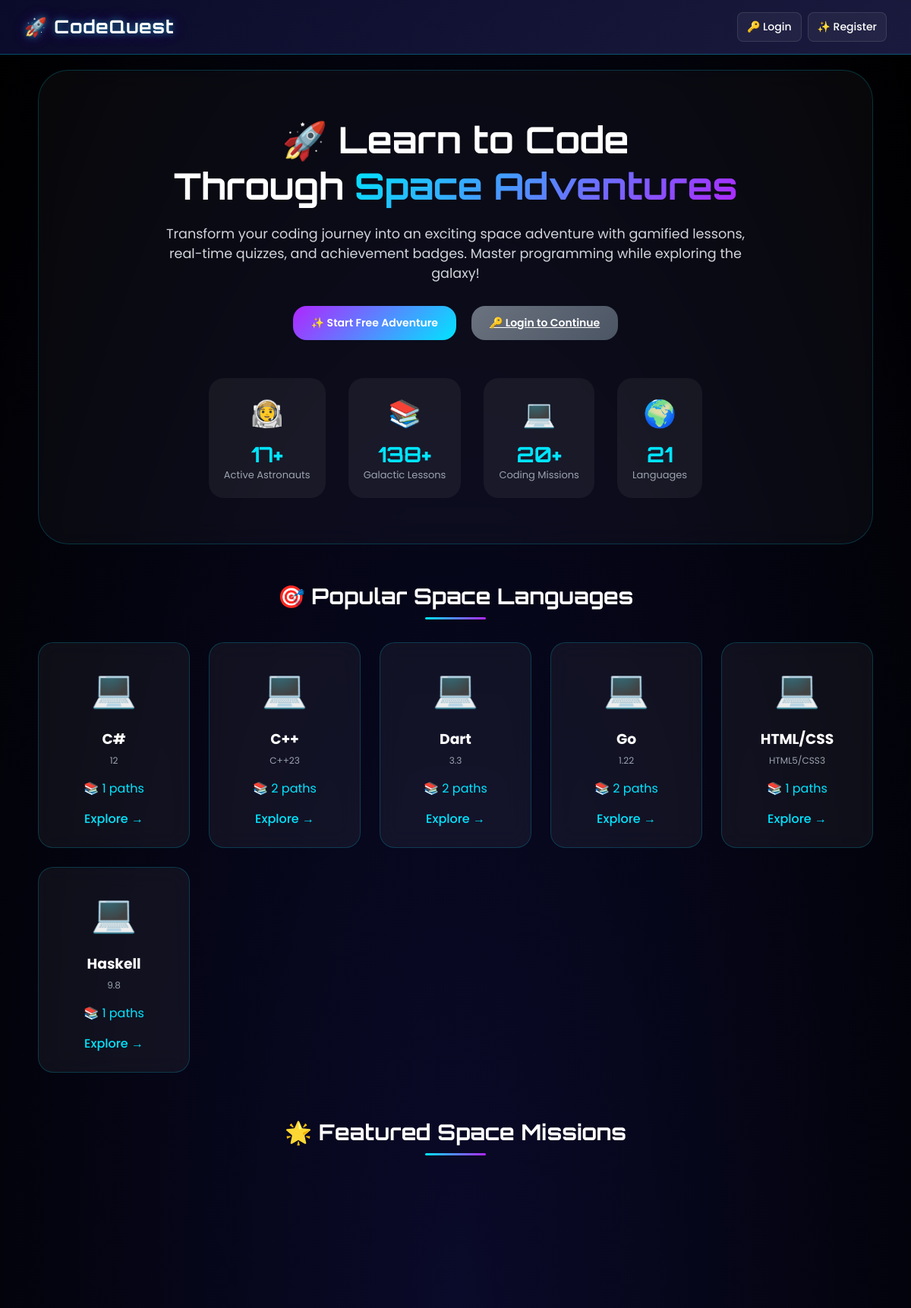
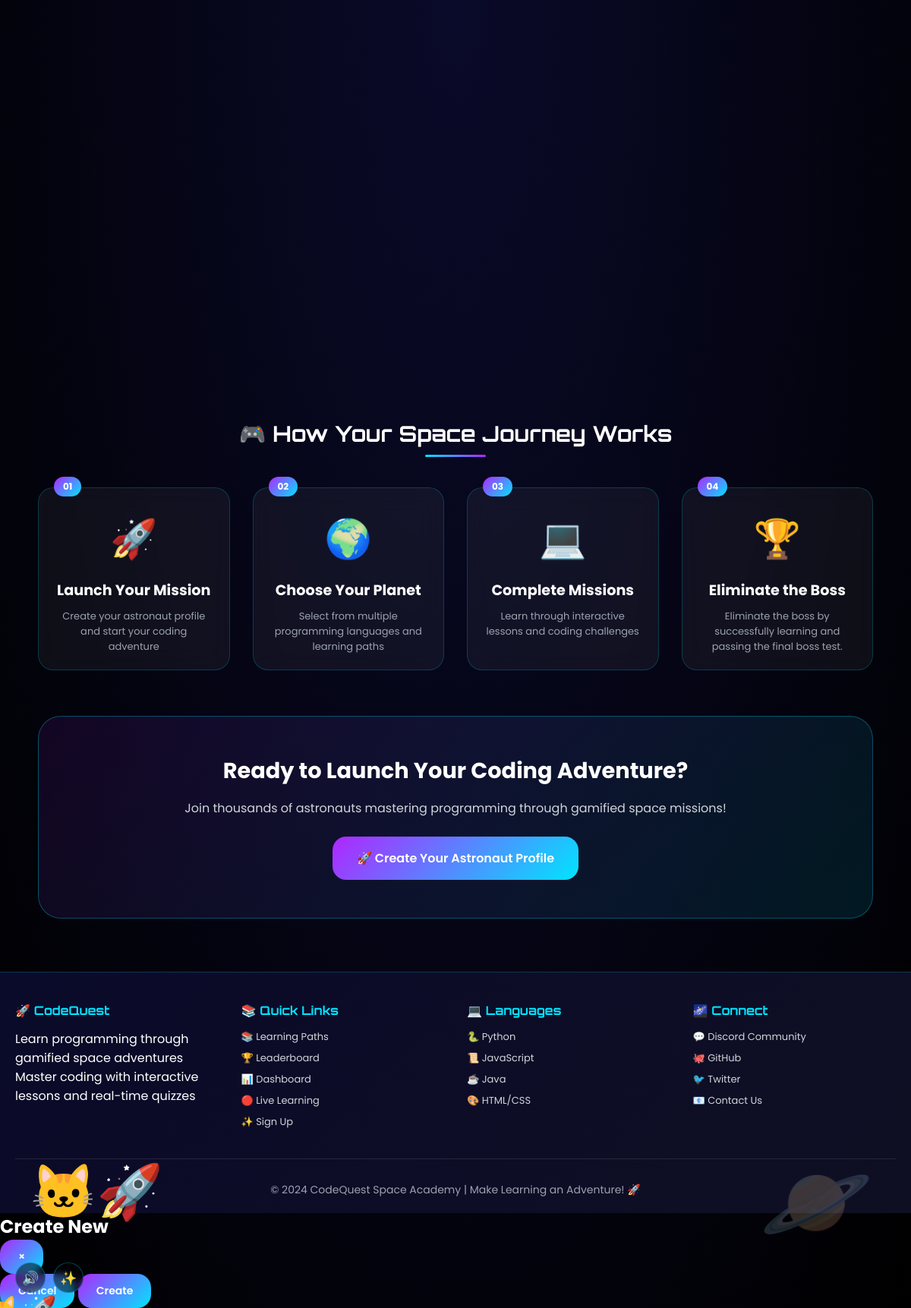
The page / on the database its author committed (2 pictures, top to bottom).
### base/models.py (models this page shows, shortened)
class UUIDTimeStampedModel(models.Model):
    id = models.UUIDField(primary_key=True, default=uuid.uuid4, editable=False)
    created_at = models.DateTimeField(auto_now_add=True, db_index=True)
    updated_at = models.DateTimeField(auto_now=True)
    class Meta:
        abstract = True

class ProgrammingLanguage(UUIDTimeStampedModel):
    name = models.CharField(max_length=100, unique=True)
    slug = models.SlugField(max_length=120, unique=True)
    version = models.CharField(max_length=40, blank=True)
    compiler_key = models.CharField(max_length=80, blank=True)
    description = models.TextField(blank=True)
    icon = models.ImageField(upload_to="languages/icons/", blank=True, null=True)
    is_active = models.BooleanField(default=True)
    class Meta:
        ordering = ["name"]

### base/views.py (the view)
# urls.py: path("", views.HomeView.as_view(), name="home"),
class HomeView(TemplateView):
    template_name = "base/home.html"
    def get_context_data(self, **kwargs):
        context = super().get_context_data(**kwargs)
        context['languages'] = ProgrammingLanguage.objects.filter(is_active=True)[:6]
        context['featured_paths'] = LearningPath.objects.filter(is_active=True)[:6]
        context['popular_challenges'] = Challenge.objects.filter(is_active=True)[:6]
        context['stats'] = {
            'learners': User.objects.filter(role='LEARNER').count(),
            'lessons': Lesson.objects.count(),
            'challenges': Challenge.objects.count(),
            'languages': ProgrammingLanguage.objects.count()
        }
        return context

### templates/base/home.html (shortened to what this page needs)
{% extends 'base/base.html' %}
{% load static %}
{% block content %}
<div class="hero-section">
    <div class="hero-content">
        <h1 class="hero-title">🚀 Learn to Code<br>Through <span class="gradient-text">Space Adventures</span></h1>
        <p class="hero-description">Transform your coding journey into an exciting space adventure with gamified lessons, real-time quizzes, and achievement badges. Master programming while exploring the galaxy!</p>
        <div class="hero-buttons">
            {% if user.is_authenticated %}
                <a href="{% url 'learning_paths' %}" class="btn btn-primary">🚀 Continue Journey</a>
            {% else %}
                <a href="{% url 'register' %}" class="btn btn-primary">✨ Start Free Adventure</a>
                <a href="{% url 'login' %}" class="btn btn-secondary">🔑 Login to Continue</a>
            {% endif %}
        </div>
    </div>
    <div class="hero-stats">
        <div class="stat-card">
            <div class="stat-icon">👨‍🚀</div>
            <div class="stat-value">{{ stats.learners|default:"0" }}+</div>
            <div class="stat-label">Active Astronauts</div>
        </div>
        <div class="stat-card">
            <div class="stat-icon">📚</div>
            <div class="stat-value">{{ stats.lessons|default:"0" }}+</div>
            <div class="stat-label">Galactic Lessons</div>
        </div>
        <div class="stat-card">
            <div class="stat-icon">💻</div>
            <div class="stat-value">{{ stats.challenges|default:"0" }}+</div>
            <div class="stat-label">Coding Missions</div>
        </div>
        <div class="stat-card">
            <div class="stat-icon">🌍</div>
            <div class="stat-value">{{ stats.languages|default:"0" }}</div>
            <div class="stat-label">Languages</div>
        </div>
    </div>
</div>
<div class="featured-section">
    <h2 class="section-title">🎯 Popular Space Languages</h2>
    <div class="languages-grid">
        {% for language in languages %}
        <div class="language-card" onclick="location.href='{% url 'learning_paths' %}?language={{ language.id }}'">
            <div class="language-icon">💻</div>
            <h3>{{ language.name }}</h3>
            <p class="language-version">{{ language.version }}</p>
            <div class="language-stats">
                <span>📚 {{ language.learning_paths.count }} paths</span>
            </div>
            <div class="language-footer">
                <span class="explore-btn">Explore →</span>
            </div>
        </div>
        {% endfor %}
    </div>
</div>
<div class="featured-section">
    <h2 class="section-title">🌟 Featured Space Missions</h2>
    <div class="paths-grid">
    </div>
</div>
<div class="how-it-works">
    <h2 class="section-title">🎮 How Your Space Journey Works</h2>
    <div class="steps-grid">
        <div class="step-card">
            <div class="step-number">01</div>
            <div class="step-icon">🚀</div>
            <h3>Launch Your Mission</h3>
            <p>Create your astronaut profile and start your coding adventure</p>
        </div>
        <div class="step-card">
            <div class="step-number">02</div>
            <div class="step-icon">🌍</div>
            <h3>Choose Your Planet</h3>
            <p>Select from multiple programming languages and learning paths</p>
        </div>
        <div class="step-card">
            <div class="step-number">03</div>
            <div class="step-icon">💻</div>
            <h3>Complete Missions</h3>
            <p>Learn through interactive lessons and coding challenges</p>
        </div>
        <div class="step-card">
            <div class="step-number">04</div>
            <div class="step-icon">🏆</div>
            <h3>Eliminate the Boss</h3>
            <p>Eliminate the boss by successfully learning and passing the final boss test.</p>
        </div>
    </div>
</div>
<div class="cta-section">
    <div class="cta-content">
        <h2>Ready to Launch Your Coding Adventure?</h2>
        <p>Join thousands of astronauts mastering programming through gamified space missions!</p>
        {% if not user.is_authenticated %}
            <a href="{% url 'register' %}" class="btn btn-primary btn-large">🚀 Create Your Astronaut Profile</a>
        {% else %}
            <a href="{% url 'learning_paths' %}" class="btn btn-primary btn-large">🎮 Continue Your Journey</a>
        {% endif %}
    </div>
</div>
{% endblock %}

### templates/base/base.html (style rules this page uses)
* { margin: 0; padding: 0; box-sizing: border-box; }
body { font-family: 'Poppins', sans-serif; background: #0a0a2a; color: white; overflow-x: hidden; }

### rows shown on the page
ProgrammingLanguage: name "C#", version "12", learning_paths.count "1"
ProgrammingLanguage: name "C++", version "C++23", learning_paths.count "2"
ProgrammingLanguage: name "Dart", version "3.3", learning_paths.count "2"
ProgrammingLanguage: name "Go", version "1.22", learning_paths.count "2"
ProgrammingLanguage: name "HTML/CSS", version "HTML5/CSS3", learning_paths.count "1"
ProgrammingLanguage: name "Haskell", version "9.8", learning_paths.count "1"

### other values the page prints
{{ stats.learners|default:"0" }} "17"
{{ stats.lessons|default:"0" }} "138"
{{ stats.challenges|default:"0" }} "20"
{{ stats.languages|default:"0" }} "21"
